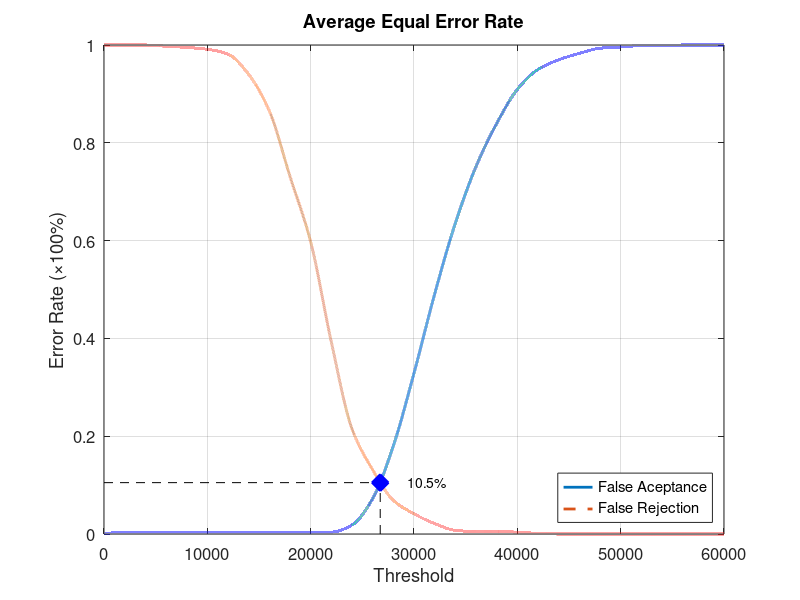
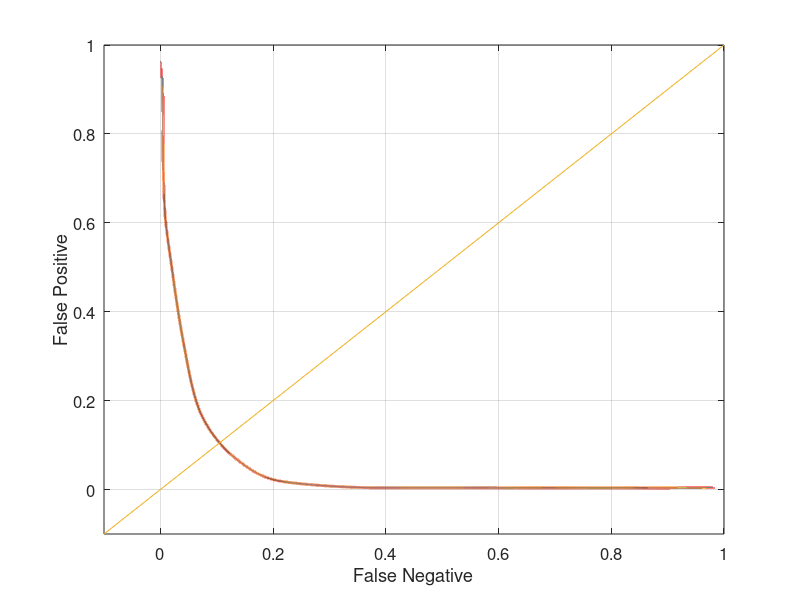

MATLAB code to generate these figures, in order:
function yEER = Experiment1Average
close all;
clear;
clc;
x = 0:2000:60000;
xq = 0:0.5:60000;

y0 = [0 0.00394737 0.00394737 0.00394737 0.00394737 0.00394737 0.00394737 0.00394737 0.00394737 0.00394737 0.00394737 0.00394737 0.0184211 0.0723684 0.180263 0.328947 0.490789 0.635526 0.751316 0.839474 0.909211 0.95 0.969737 0.982895 0.993421 0.996053 0.998684 0.998684 1 1 1];
yy0 = interp1(x, y0, xq, 'pchip');
y1 = [1 1 1 0.9975 0.995 0.99125 0.98125 0.94 0.865 0.73125 0.5975 0.3925 0.215 0.13125 0.06875 0.04125 0.02125 0.0075 0.005 0.005 0.00375 0.00125 0 0 0 0 0 0 0 0 0];
yy1 = interp1(x, y1, xq, 'pchip');

% Calculating EER: 
y2 = abs(y0 - y1);
find(y2 == min(y2))
yy2 = abs(yy0 - yy1);
xEER = find(yy2 == min(yy2));
xEERIndex = xq(xEER) % X-axis EER
yEER = yy0(xEER) % Y-axis EER

main = figure
plot(xq, yy0,'-','LineWidth', 2);	hold on
plot(xq, yy1,'--','LineWidth', 2);	hold on
plot([xEERIndex xEERIndex], [0 yEER], 'k--');	hold on
plot([0 xEERIndex], [yEER yEER], 'k--');	hold on
plot(xEERIndex, yEER, 'bx', 'LineWidth', 10);	hold on
text(xEERIndex + 10 * xEERIndex / 100, yEER, [num2str(round((10000 * yEER)) / 100) '%'])
legend('False Aceptance', 'False Rejection', 'Location', 'SouthEast')
xlabel('Threshold')
ylabel('Error Rate (\times100%)')
title('Average Equal Error Rate')
set(gca, 'FontSize', 12)
axis([0 60000 0 1])
grid on

print(main, 'Experiment1AverageMain', '-dpng');
FNRxFPR = figure('Color', [1 1 1]);
plot(yy1, yy0, '-', yy1, yy0, 'LineWidth', 2);
hold on
y = -0.1:0.1:1
plot(y, y); 
set(gca, 'FontSize', 12)
xlabel('False Negative')
ylabel('False Positive')
axis([-0.1 1 -0.1 1])
set(gca, 'FontSize', 12)
grid on

print(FNRxFPR, 'Experiment1AverageFNRxFPR','-dpng');
end
